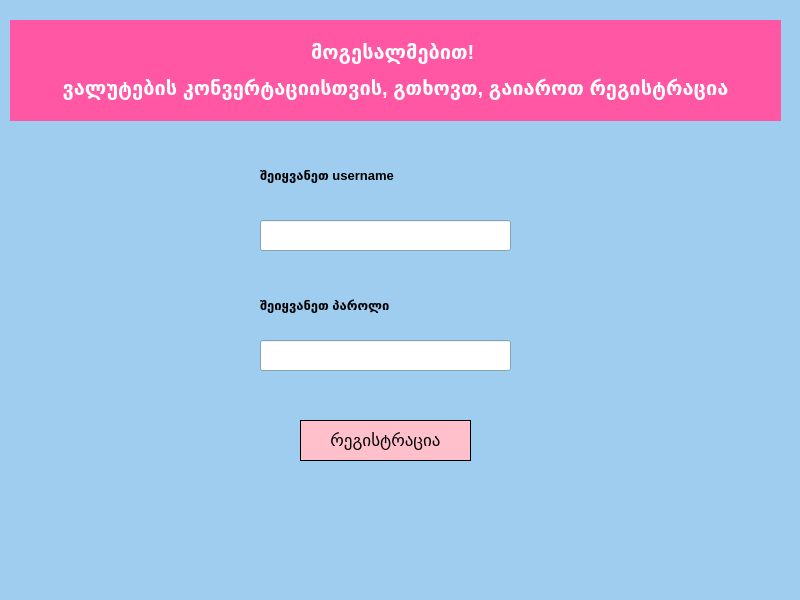
<?xml version="1.0" encoding="UTF-8"?>
<ui version="4.0">
 <class>mainWindow</class>
 <widget class="QMainWindow" name="mainWindow">
  <property name="geometry">
   <rect>
    <x>0</x>
    <y>0</y>
    <width>800</width>
    <height>600</height>
   </rect>
  </property>
  <property name="minimumSize">
   <size>
    <width>800</width>
    <height>600</height>
   </size>
  </property>
  <property name="maximumSize">
   <size>
    <width>800</width>
    <height>600</height>
   </size>
  </property>
  <property name="palette">
   <palette>
    <active>
     <colorrole role="Base">
      <brush brushstyle="SolidPattern">
       <color alpha="255">
        <red>255</red>
        <green>255</green>
        <blue>255</blue>
       </color>
      </brush>
     </colorrole>
     <colorrole role="Window">
      <brush brushstyle="SolidPattern">
       <color alpha="255">
        <red>159</red>
        <green>205</green>
        <blue>240</blue>
       </color>
      </brush>
     </colorrole>
    </active>
    <inactive>
     <colorrole role="Base">
      <brush brushstyle="SolidPattern">
       <color alpha="255">
        <red>255</red>
        <green>255</green>
        <blue>255</blue>
       </color>
      </brush>
     </colorrole>
     <colorrole role="Window">
      <brush brushstyle="SolidPattern">
       <color alpha="255">
        <red>159</red>
        <green>205</green>
        <blue>240</blue>
       </color>
      </brush>
     </colorrole>
    </inactive>
    <disabled>
     <colorrole role="Base">
      <brush brushstyle="SolidPattern">
       <color alpha="255">
        <red>159</red>
        <green>205</green>
        <blue>240</blue>
       </color>
      </brush>
     </colorrole>
     <colorrole role="Window">
      <brush brushstyle="SolidPattern">
       <color alpha="255">
        <red>159</red>
        <green>205</green>
        <blue>240</blue>
       </color>
      </brush>
     </colorrole>
    </disabled>
   </palette>
  </property>
  <property name="windowTitle">
   <string>კონვერტაცია</string>
  </property>
  <widget class="QWidget" name="centralwidget">
   <property name="palette">
    <palette>
     <active>
      <colorrole role="Base">
       <brush brushstyle="SolidPattern">
        <color alpha="255">
         <red>255</red>
         <green>255</green>
         <blue>255</blue>
        </color>
       </brush>
      </colorrole>
      <colorrole role="Window">
       <brush brushstyle="SolidPattern">
        <color alpha="255">
         <red>177</red>
         <green>223</green>
         <blue>240</blue>
        </color>
       </brush>
      </colorrole>
     </active>
     <inactive>
      <colorrole role="Base">
       <brush brushstyle="SolidPattern">
        <color alpha="255">
         <red>255</red>
         <green>255</green>
         <blue>255</blue>
        </color>
       </brush>
      </colorrole>
      <colorrole role="Window">
       <brush brushstyle="SolidPattern">
        <color alpha="255">
         <red>177</red>
         <green>223</green>
         <blue>240</blue>
        </color>
       </brush>
      </colorrole>
     </inactive>
     <disabled>
      <colorrole role="Base">
       <brush brushstyle="SolidPattern">
        <color alpha="255">
         <red>177</red>
         <green>223</green>
         <blue>240</blue>
        </color>
       </brush>
      </colorrole>
      <colorrole role="Window">
       <brush brushstyle="SolidPattern">
        <color alpha="255">
         <red>177</red>
         <green>223</green>
         <blue>240</blue>
        </color>
       </brush>
      </colorrole>
     </disabled>
    </palette>
   </property>
   <widget class="QStackedWidget" name="stackedWidget">
    <property name="geometry">
     <rect>
      <x>0</x>
      <y>0</y>
      <width>801</width>
      <height>611</height>
     </rect>
    </property>
    <property name="palette">
     <palette>
      <active>
       <colorrole role="Base">
        <brush brushstyle="SolidPattern">
         <color alpha="255">
          <red>255</red>
          <green>255</green>
          <blue>255</blue>
         </color>
        </brush>
       </colorrole>
       <colorrole role="Window">
        <brush brushstyle="SolidPattern">
         <color alpha="255">
          <red>175</red>
          <green>227</green>
          <blue>255</blue>
         </color>
        </brush>
       </colorrole>
      </active>
      <inactive>
       <colorrole role="Base">
        <brush brushstyle="SolidPattern">
         <color alpha="255">
          <red>255</red>
          <green>255</green>
          <blue>255</blue>
         </color>
        </brush>
       </colorrole>
       <colorrole role="Window">
        <brush brushstyle="SolidPattern">
         <color alpha="255">
          <red>175</red>
          <green>227</green>
          <blue>255</blue>
         </color>
        </brush>
       </colorrole>
      </inactive>
      <disabled>
       <colorrole role="Base">
        <brush brushstyle="SolidPattern">
         <color alpha="255">
          <red>175</red>
          <green>227</green>
          <blue>255</blue>
         </color>
        </brush>
       </colorrole>
       <colorrole role="Window">
        <brush brushstyle="SolidPattern">
         <color alpha="255">
          <red>175</red>
          <green>227</green>
          <blue>255</blue>
         </color>
        </brush>
       </colorrole>
      </disabled>
     </palette>
    </property>
    <property name="currentIndex">
     <number>0</number>
    </property>
    <widget class="QWidget" name="registration">
     <property name="palette">
      <palette>
       <active>
        <colorrole role="Base">
         <brush brushstyle="SolidPattern">
          <color alpha="255">
           <red>255</red>
           <green>255</green>
           <blue>255</blue>
          </color>
         </brush>
        </colorrole>
        <colorrole role="Window">
         <brush brushstyle="SolidPattern">
          <color alpha="255">
           <red>180</red>
           <green>229</green>
           <blue>255</blue>
          </color>
         </brush>
        </colorrole>
       </active>
       <inactive>
        <colorrole role="Base">
         <brush brushstyle="SolidPattern">
          <color alpha="255">
           <red>255</red>
           <green>255</green>
           <blue>255</blue>
          </color>
         </brush>
        </colorrole>
        <colorrole role="Window">
         <brush brushstyle="SolidPattern">
          <color alpha="255">
           <red>180</red>
           <green>229</green>
           <blue>255</blue>
          </color>
         </brush>
        </colorrole>
       </inactive>
       <disabled>
        <colorrole role="Base">
         <brush brushstyle="SolidPattern">
          <color alpha="255">
           <red>180</red>
           <green>229</green>
           <blue>255</blue>
          </color>
         </brush>
        </colorrole>
        <colorrole role="Window">
         <brush brushstyle="SolidPattern">
          <color alpha="255">
           <red>180</red>
           <green>229</green>
           <blue>255</blue>
          </color>
         </brush>
        </colorrole>
       </disabled>
      </palette>
     </property>
     <widget class="QPushButton" name="pushButton">
      <property name="geometry">
       <rect>
        <x>300</x>
        <y>420</y>
        <width>171</width>
        <height>41</height>
       </rect>
      </property>
      <property name="palette">
       <palette>
        <active>
         <colorrole role="WindowText">
          <brush brushstyle="SolidPattern">
           <color alpha="255">
            <red>0</red>
            <green>0</green>
            <blue>0</blue>
           </color>
          </brush>
         </colorrole>
         <colorrole role="Button">
          <brush brushstyle="SolidPattern">
           <color alpha="255">
            <red>255</red>
            <green>192</green>
            <blue>203</blue>
           </color>
          </brush>
         </colorrole>
         <colorrole role="Text">
          <brush brushstyle="SolidPattern">
           <color alpha="255">
            <red>0</red>
            <green>0</green>
            <blue>0</blue>
           </color>
          </brush>
         </colorrole>
         <colorrole role="BrightText">
          <brush brushstyle="SolidPattern">
           <color alpha="255">
            <red>255</red>
            <green>255</green>
            <blue>255</blue>
           </color>
          </brush>
         </colorrole>
         <colorrole role="ButtonText">
          <brush brushstyle="SolidPattern">
           <color alpha="255">
            <red>0</red>
            <green>0</green>
            <blue>0</blue>
           </color>
          </brush>
         </colorrole>
         <colorrole role="Base">
          <brush brushstyle="SolidPattern">
           <color alpha="255">
            <red>255</red>
            <green>192</green>
            <blue>203</blue>
           </color>
          </brush>
         </colorrole>
         <colorrole role="Window">
          <brush brushstyle="SolidPattern">
           <color alpha="255">
            <red>255</red>
            <green>192</green>
            <blue>203</blue>
           </color>
          </brush>
         </colorrole>
         <colorrole role="PlaceholderText">
          <brush brushstyle="NoBrush">
           <color alpha="128">
            <red>0</red>
            <green>0</green>
            <blue>0</blue>
           </color>
          </brush>
         </colorrole>
        </active>
        <inactive>
         <colorrole role="WindowText">
          <brush brushstyle="SolidPattern">
           <color alpha="255">
            <red>0</red>
            <green>0</green>
            <blue>0</blue>
           </color>
          </brush>
         </colorrole>
         <colorrole role="Button">
          <brush brushstyle="SolidPattern">
           <color alpha="255">
            <red>255</red>
            <green>192</green>
            <blue>203</blue>
           </color>
          </brush>
         </colorrole>
         <colorrole role="Text">
          <brush brushstyle="SolidPattern">
           <color alpha="255">
            <red>0</red>
            <green>0</green>
            <blue>0</blue>
           </color>
          </brush>
         </colorrole>
         <colorrole role="BrightText">
          <brush brushstyle="SolidPattern">
           <color alpha="255">
            <red>255</red>
            <green>255</green>
            <blue>255</blue>
           </color>
          </brush>
         </colorrole>
         <colorrole role="ButtonText">
          <brush brushstyle="SolidPattern">
           <color alpha="255">
            <red>0</red>
            <green>0</green>
            <blue>0</blue>
           </color>
          </brush>
         </colorrole>
         <colorrole role="Base">
          <brush brushstyle="SolidPattern">
           <color alpha="255">
            <red>255</red>
            <green>192</green>
            <blue>203</blue>
           </color>
          </brush>
         </colorrole>
         <colorrole role="Window">
          <brush brushstyle="SolidPattern">
           <color alpha="255">
            <red>255</red>
            <green>192</green>
            <blue>203</blue>
           </color>
          </brush>
         </colorrole>
         <colorrole role="PlaceholderText">
          <brush brushstyle="NoBrush">
           <color alpha="128">
            <red>0</red>
            <green>0</green>
            <blue>0</blue>
           </color>
          </brush>
         </colorrole>
        </inactive>
        <disabled>
         <colorrole role="WindowText">
          <brush brushstyle="SolidPattern">
           <color alpha="255">
            <red>0</red>
            <green>0</green>
            <blue>0</blue>
           </color>
          </brush>
         </colorrole>
         <colorrole role="Button">
          <brush brushstyle="SolidPattern">
           <color alpha="255">
            <red>255</red>
            <green>192</green>
            <blue>203</blue>
           </color>
          </brush>
         </colorrole>
         <colorrole role="Text">
          <brush brushstyle="SolidPattern">
           <color alpha="255">
            <red>0</red>
            <green>0</green>
            <blue>0</blue>
           </color>
          </brush>
         </colorrole>
         <colorrole role="BrightText">
          <brush brushstyle="SolidPattern">
           <color alpha="255">
            <red>255</red>
            <green>255</green>
            <blue>255</blue>
           </color>
          </brush>
         </colorrole>
         <colorrole role="ButtonText">
          <brush brushstyle="SolidPattern">
           <color alpha="255">
            <red>0</red>
            <green>0</green>
            <blue>0</blue>
           </color>
          </brush>
         </colorrole>
         <colorrole role="Base">
          <brush brushstyle="SolidPattern">
           <color alpha="255">
            <red>255</red>
            <green>192</green>
            <blue>203</blue>
           </color>
          </brush>
         </colorrole>
         <colorrole role="Window">
          <brush brushstyle="SolidPattern">
           <color alpha="255">
            <red>255</red>
            <green>192</green>
            <blue>203</blue>
           </color>
          </brush>
         </colorrole>
         <colorrole role="PlaceholderText">
          <brush brushstyle="NoBrush">
           <color alpha="128">
            <red>0</red>
            <green>0</green>
            <blue>0</blue>
           </color>
          </brush>
         </colorrole>
        </disabled>
       </palette>
      </property>
      <property name="font">
       <font>
        <pointsize>13</pointsize>
       </font>
      </property>
      <property name="styleSheet">
       <string notr="true">QPushButton {
    background-color: pink; 
    color: black; 
	border:1px solid black;
}
</string>
      </property>
      <property name="text">
       <string>რეგისტრაცია</string>
      </property>
      <property name="iconSize">
       <size>
        <width>20</width>
        <height>20</height>
       </size>
      </property>
      <property name="autoRepeatInterval">
       <number>100</number>
      </property>
     </widget>
     <widget class="QLineEdit" name="lineEdit">
      <property name="geometry">
       <rect>
        <x>260</x>
        <y>220</y>
        <width>251</width>
        <height>31</height>
       </rect>
      </property>
     </widget>
     <widget class="QLabel" name="label">
      <property name="geometry">
       <rect>
        <x>260</x>
        <y>160</y>
        <width>181</width>
        <height>31</height>
       </rect>
      </property>
      <property name="font">
       <font>
        <pointsize>10</pointsize>
        <weight>75</weight>
        <bold>true</bold>
       </font>
      </property>
      <property name="text">
       <string>შეიყვანეთ username</string>
      </property>
     </widget>
     <widget class="QLabel" name="label_2">
      <property name="geometry">
       <rect>
        <x>260</x>
        <y>290</y>
        <width>161</width>
        <height>31</height>
       </rect>
      </property>
      <property name="font">
       <font>
        <pointsize>10</pointsize>
        <weight>75</weight>
        <bold>true</bold>
       </font>
      </property>
      <property name="text">
       <string>შეიყვანეთ პაროლი</string>
      </property>
     </widget>
     <widget class="QLineEdit" name="lineEdit_2">
      <property name="geometry">
       <rect>
        <x>260</x>
        <y>340</y>
        <width>251</width>
        <height>31</height>
       </rect>
      </property>
     </widget>
     <widget class="QLabel" name="label_4">
      <property name="geometry">
       <rect>
        <x>10</x>
        <y>20</y>
        <width>771</width>
        <height>101</height>
       </rect>
      </property>
      <property name="font">
       <font>
        <pointsize>15</pointsize>
        <weight>75</weight>
        <bold>true</bold>
       </font>
      </property>
      <property name="styleSheet">
       <string notr="true">QLabel {
    background-color: #ff57a3; 
    color: white;
}</string>
      </property>
      <property name="text">
       <string>&lt;html&gt;&lt;head/&gt;&lt;body&gt;&lt;p align=&quot;center&quot;&gt;მოგესალმებით! &lt;/p&gt;&lt;p align=&quot;center&quot;&gt;ვალუტების კონვერტაციისთვის, გთხოვთ, გაიაროთ რეგისტრაცია&lt;/p&gt;&lt;/body&gt;&lt;/html&gt;</string>
      </property>
      <property name="wordWrap">
       <bool>false</bool>
      </property>
     </widget>
    </widget>
    <widget class="QWidget" name="currency">
     <widget class="QPushButton" name="pushButton_2">
      <property name="geometry">
       <rect>
        <x>20</x>
        <y>540</y>
        <width>121</width>
        <height>41</height>
       </rect>
      </property>
      <property name="palette">
       <palette>
        <active>
         <colorrole role="WindowText">
          <brush brushstyle="SolidPattern">
           <color alpha="255">
            <red>255</red>
            <green>255</green>
            <blue>255</blue>
           </color>
          </brush>
         </colorrole>
         <colorrole role="Button">
          <brush brushstyle="SolidPattern">
           <color alpha="255">
            <red>255</red>
            <green>117</green>
            <blue>89</blue>
           </color>
          </brush>
         </colorrole>
         <colorrole role="Text">
          <brush brushstyle="SolidPattern">
           <color alpha="255">
            <red>255</red>
            <green>255</green>
            <blue>255</blue>
           </color>
          </brush>
         </colorrole>
         <colorrole role="ButtonText">
          <brush brushstyle="SolidPattern">
           <color alpha="255">
            <red>255</red>
            <green>255</green>
            <blue>255</blue>
           </color>
          </brush>
         </colorrole>
         <colorrole role="Base">
          <brush brushstyle="SolidPattern">
           <color alpha="255">
            <red>255</red>
            <green>117</green>
            <blue>89</blue>
           </color>
          </brush>
         </colorrole>
         <colorrole role="Window">
          <brush brushstyle="SolidPattern">
           <color alpha="255">
            <red>255</red>
            <green>117</green>
            <blue>89</blue>
           </color>
          </brush>
         </colorrole>
         <colorrole role="PlaceholderText">
          <brush brushstyle="NoBrush">
           <color alpha="128">
            <red>255</red>
            <green>255</green>
            <blue>255</blue>
           </color>
          </brush>
         </colorrole>
        </active>
        <inactive>
         <colorrole role="WindowText">
          <brush brushstyle="SolidPattern">
           <color alpha="255">
            <red>255</red>
            <green>255</green>
            <blue>255</blue>
           </color>
          </brush>
         </colorrole>
         <colorrole role="Button">
          <brush brushstyle="SolidPattern">
           <color alpha="255">
            <red>255</red>
            <green>117</green>
            <blue>89</blue>
           </color>
          </brush>
         </colorrole>
         <colorrole role="Text">
          <brush brushstyle="SolidPattern">
           <color alpha="255">
            <red>255</red>
            <green>255</green>
            <blue>255</blue>
           </color>
          </brush>
         </colorrole>
         <colorrole role="ButtonText">
          <brush brushstyle="SolidPattern">
           <color alpha="255">
            <red>255</red>
            <green>255</green>
            <blue>255</blue>
           </color>
          </brush>
         </colorrole>
         <colorrole role="Base">
          <brush brushstyle="SolidPattern">
           <color alpha="255">
            <red>255</red>
            <green>117</green>
            <blue>89</blue>
           </color>
          </brush>
         </colorrole>
         <colorrole role="Window">
          <brush brushstyle="SolidPattern">
           <color alpha="255">
            <red>255</red>
            <green>117</green>
            <blue>89</blue>
           </color>
          </brush>
         </colorrole>
         <colorrole role="PlaceholderText">
          <brush brushstyle="NoBrush">
           <color alpha="128">
            <red>255</red>
            <green>255</green>
            <blue>255</blue>
           </color>
          </brush>
         </colorrole>
        </inactive>
        <disabled>
         <colorrole role="WindowText">
          <brush brushstyle="SolidPattern">
           <color alpha="255">
            <red>255</red>
            <green>255</green>
            <blue>255</blue>
           </color>
          </brush>
         </colorrole>
         <colorrole role="Button">
          <brush brushstyle="SolidPattern">
           <color alpha="255">
            <red>255</red>
            <green>117</green>
            <blue>89</blue>
           </color>
          </brush>
         </colorrole>
         <colorrole role="Text">
          <brush brushstyle="SolidPattern">
           <color alpha="255">
            <red>255</red>
            <green>255</green>
            <blue>255</blue>
           </color>
          </brush>
         </colorrole>
         <colorrole role="ButtonText">
          <brush brushstyle="SolidPattern">
           <color alpha="255">
            <red>255</red>
            <green>255</green>
            <blue>255</blue>
           </color>
          </brush>
         </colorrole>
         <colorrole role="Base">
          <brush brushstyle="SolidPattern">
           <color alpha="255">
            <red>255</red>
            <green>117</green>
            <blue>89</blue>
           </color>
          </brush>
         </colorrole>
         <colorrole role="Window">
          <brush brushstyle="SolidPattern">
           <color alpha="255">
            <red>255</red>
            <green>117</green>
            <blue>89</blue>
           </color>
          </brush>
         </colorrole>
         <colorrole role="PlaceholderText">
          <brush brushstyle="NoBrush">
           <color alpha="128">
            <red>255</red>
            <green>255</green>
            <blue>255</blue>
           </color>
          </brush>
         </colorrole>
        </disabled>
       </palette>
      </property>
      <property name="font">
       <font>
        <pointsize>12</pointsize>
       </font>
      </property>
      <property name="styleSheet">
       <string notr="true">QPushButton {
    background-color: #ff7559; 
    color: white; 
	border:1px solid black;
}
</string>
      </property>
      <property name="text">
       <string>გასვლა</string>
      </property>
     </widget>
     <widget class="QLineEdit" name="lineEdit_3">
      <property name="geometry">
       <rect>
        <x>280</x>
        <y>110</y>
        <width>191</width>
        <height>31</height>
       </rect>
      </property>
     </widget>
     <widget class="QLabel" name="label_3">
      <property name="geometry">
       <rect>
        <x>230</x>
        <y>50</y>
        <width>311</width>
        <height>41</height>
       </rect>
      </property>
      <property name="font">
       <font>
        <pointsize>13</pointsize>
        <weight>75</weight>
        <bold>true</bold>
       </font>
      </property>
      <property name="text">
       <string>შეიყვანეთ თანხის ოდენობა</string>
      </property>
     </widget>
     <widget class="QLabel" name="label_5">
      <property name="geometry">
       <rect>
        <x>260</x>
        <y>160</y>
        <width>241</width>
        <height>51</height>
       </rect>
      </property>
      <property name="font">
       <font>
        <pointsize>13</pointsize>
        <weight>75</weight>
        <bold>true</bold>
       </font>
      </property>
      <property name="text">
       <string>რომელი ვალუტიდან:</string>
      </property>
     </widget>
     <widget class="QLabel" name="label_6">
      <property name="geometry">
       <rect>
        <x>270</x>
        <y>270</y>
        <width>261</width>
        <height>51</height>
       </rect>
      </property>
      <property name="font">
       <font>
        <pointsize>13</pointsize>
        <weight>75</weight>
        <bold>true</bold>
       </font>
      </property>
      <property name="text">
       <string>რომელ ვალუტაში:</string>
      </property>
     </widget>
     <widget class="QComboBox" name="comboBox">
      <property name="geometry">
       <rect>
        <x>280</x>
        <y>220</y>
        <width>191</width>
        <height>31</height>
       </rect>
      </property>
      <property name="editable">
       <bool>true</bool>
      </property>
      <property name="currentText">
       <string>GEL</string>
      </property>
      <property name="currentIndex">
       <number>0</number>
      </property>
      <property name="maxVisibleItems">
       <number>10</number>
      </property>
      <item>
       <property name="text">
        <string>GEL</string>
       </property>
      </item>
      <item>
       <property name="text">
        <string>EUR</string>
       </property>
      </item>
      <item>
       <property name="text">
        <string>USD</string>
       </property>
      </item>
     </widget>
     <widget class="QComboBox" name="comboBox_2">
      <property name="geometry">
       <rect>
        <x>280</x>
        <y>330</y>
        <width>191</width>
        <height>31</height>
       </rect>
      </property>
      <property name="editable">
       <bool>true</bool>
      </property>
      <property name="currentText">
       <string>GEL</string>
      </property>
      <property name="currentIndex">
       <number>0</number>
      </property>
      <property name="maxVisibleItems">
       <number>10</number>
      </property>
      <item>
       <property name="text">
        <string>GEL</string>
       </property>
      </item>
      <item>
       <property name="text">
        <string>EUR</string>
       </property>
      </item>
      <item>
       <property name="text">
        <string>USD</string>
       </property>
      </item>
     </widget>
     <widget class="QPushButton" name="pushButton_3">
      <property name="geometry">
       <rect>
        <x>320</x>
        <y>400</y>
        <width>121</width>
        <height>41</height>
       </rect>
      </property>
      <property name="font">
       <font>
        <pointsize>11</pointsize>
       </font>
      </property>
      <property name="styleSheet">
       <string notr="true">QPushButton {
    background-color: green; 
    color: white; 
	border:1px solid black;
}
</string>
      </property>
      <property name="text">
       <string>კონვერტაცია</string>
      </property>
     </widget>
    </widget>
   </widget>
  </widget>
 </widget>
 <resources/>
 <connections/>
</ui>
